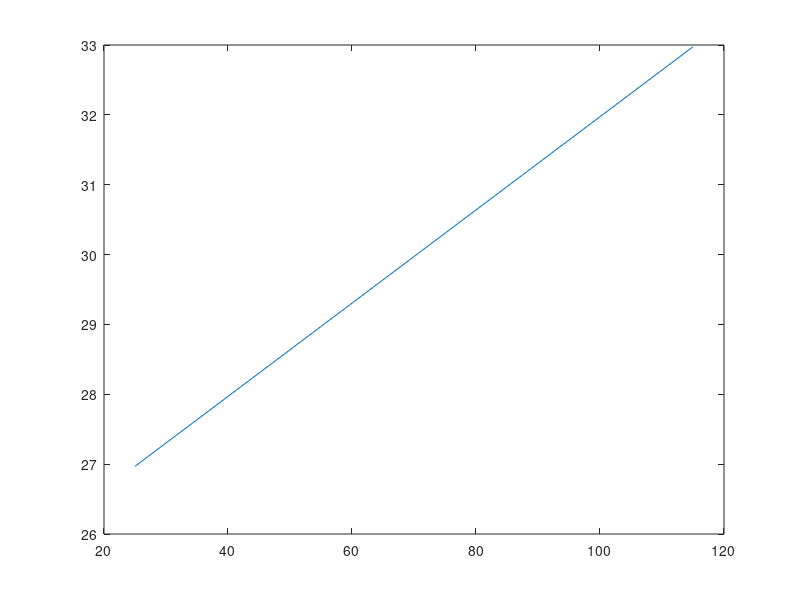

Reproduce this figure in MATLAB.

%cryo apagado, frecuencia de muestreo 400S/s
%mm indicados es nivel respecto al inicio del ambito de medida

vacio=[-6.534,-6.531,-6.535,-6.531,-6.533,-6.540,-6.532,-6.530,-6.530,-6.537,-6.535,-6.523,-6.543,-6.537,-6.533,-6.531,-6.528,-6.531,-6.537,-6.533,-6.544,-6.539,-6.522,-6.526,-6.543,-6.521,-6.532,-6.544,-6.532,-6.530,-6.534,-6.543,-6.539,-6.524,-6.524,-6.535,-6.528,-6.522,-6.548,-6.534,-6.526,-6.540,-6.527,-6.531,-6.534,-6.535,-6.539,-6.524,-6.536,-6.534,-6.542,-6.530,-6.533,-6.532,-6.533,-6.538,-6.538,-6.532,-6.526,-6.519,-6.521,-6.541,-6.530,-6.559,-6.546,-6.545,-6.537,-6.529,-6.532,-6.535,-6.517,-6.539,-6.529,-6.530,-6.538,-6.530,-6.534,-6.533,-6.541,-6.513,-6.543,-6.529,-6.537,-6.523,-6.535,-6.527,-6.543,-6.524,-6.538,-6.525,-6.527,-6.531,-6.539,-6.548,-6.543,-6.533,-6.537,-6.534,-6.537,-6.544];
vacio=mean(vacio);

nivel_25mm=[-4.285,-4.285,-4.282,-4.296,-4.286,-4.269,-4.287,-4.280,-4.279,-4.283,-4.284,-4.284,-4.289,-4.284,-4.267,-4.292,-4.267,-4.278,-4.278,-4.282,-4.281,-4.277,-4.278,-4.277,-4.278,-4.281,-4.290,-4.276,-4.295,-4.268,-4.280,-4.277,-4.278,-4.287,-4.290,-4.295,-4.261,-4.263,-4.279,-4.279,-4.281,-4.285,-4.278,-4.290,-4.266,-4.288,-4.293,-4.280,-4.276,-4.295,-4.275,-4.277,-4.274,-4.296,-4.278,-4.282,-4.278,-4.281,-4.292,-4.275,-4.275,-4.289,-4.275,-4.281,-4.280,-4.282,-4.277,-4.273,-4.283,-4.271,-4.283,-4.274,-4.271,-4.299,-4.259,-4.259,-4.282,-4.288,-4.287,-4.278,-4.280,-4.290,-4.282,-4.280,-4.290,-4.283,-4.279,-4.287,-4.286,-4.293,-4.271,-4.268,-4.295,-4.275,-4.280,-4.291,-4.276,-4.297,-4.289,-4.258];
nivel_25mm=mean(nivel_25mm);

nivel_35mm=[-3.646,-3.633,-3.632,-3.656,-3.641,-3.638,-3.634,-3.631,-3.630,-3.643,-3.645,-3.635,-3.620,-3.618,-3.640,-3.626,-3.629,-3.637,-3.641,-3.647,-3.598,-3.657,-3.637,-3.633,-3.664,-3.635,-3.619,-3.668,-3.643,-3.646,-3.638,-3.622,-3.632,-3.658,-3.631,-3.666,-3.622,-3.589,-3.672,-3.642,-3.647,-3.638,-3.648,-3.652,-3.650,-3.622,-3.648,-3.643,-3.633,-3.650,-3.637,-3.647,-3.658,-3.639,-3.636,-3.665,-3.671,-3.625,-3.617,-3.636,-3.648,-3.643,-3.642,-3.625,-3.652,-3.641,-3.644,-3.637,-3.637,-3.647,-3.648,-3.639,-3.653,-3.638,-3.648,-3.621,-3.658,-3.650,-3.638,-3.648,-3.659,-3.621,-3.679,-3.636,-3.641,-3.640,-3.656,-3.647,-3.643,-3.642,-3.636,-3.654,-3.668,-3.642,-3.643,-3.633,-3.641,-3.630,-3.647,-3.638];
nivel_35mm=mean(nivel_35mm);

nivel_45mm=[-2.976,-2.957,-2.990,-2.970,-2.996,-2.959,-2.992,-2.951,-2.971,-2.981,-2.985,-2.989,-2.968,-2.977,-2.973,-2.984,-2.989,-2.969,-2.969,-2.989,-2.987,-2.990,-2.974,-2.984,-2.978,-2.999,-2.984,-2.969,-2.969,-2.979,-2.983,-2.971,-2.959,-2.971,-2.979,-2.999,-2.956,-2.986,-2.980,-2.998,-2.988,-3.006,-2.996,-2.989,-3.007,-2.989,-3.001,-2.992,-2.993,-2.991,-3.030,-3.014,-2.963,-2.975,-2.984,-2.977,-2.987,-2.980,-2.993,-2.962,-2.973,-3.007,-2.969,-2.984,-2.973,-3.010,-2.984,-2.994,-2.963,-2.972,-2.988,-2.989,-2.983,-2.990,-2.983,-2.965,-2.986,-2.990,-3.000,-2.985,-2.989,-2.977,-2.989,-2.980,-3.000,-2.985,-2.977,-2.983,-2.995,-3.002,-2.992,-2.980,-2.973,-2.963,-2.983,-2.985,-2.986,-2.986,-2.983,-2.984];
nivel_45mm=mean(nivel_45mm);

nivel_55mm=[-2.304,-2.299,-2.306,-2.310,-2.300,-2.333,-2.322,-2.293,-2.283,-2.299,-2.309,-2.295,-2.298,-2.353,-2.301,-2.295,-2.300,-2.306,-2.312,-2.295,-2.306,-2.335,-2.317,-2.309,-2.289,-2.309,-2.284,-2.297,-2.321,-2.316,-2.311,-2.330,-2.311,-2.330,-2.321,-2.303,-2.285,-2.313,-2.293,-2.302,-2.298,-2.302,-2.328,-2.310,-2.288,-2.310,-2.299,-2.320,-2.300,-2.317,-2.317,-2.307,-2.319,-2.296,-2.321,-2.293,-2.315,-2.296,-2.306,-2.320,-2.291,-2.317,-2.299,-2.300,-2.306,-2.318,-2.304,-2.321,-2.289,-2.304,-2.307,-2.318,-2.297,-2.347,-2.307,-2.309,-2.309,-2.312,-2.329,-2.306,-2.329,-2.304,-2.299,-2.264,-2.298,-2.308,-2.304,-2.307,-2.302,-2.316,-2.320,-2.326,-2.318,-2.321,-2.290,-2.333,-2.311,-2.312,-2.301,-2.305];
nivel_55mm=mean(nivel_55mm);

nivel_65mm=[-1.618,-1.593,-1.592,-1.625,-1.620,-1.608,-1.557,-1.617,-1.641,-1.640,-1.622,-1.637,-1.615,-1.619,-1.621,-1.636,-1.636,-1.642,-1.611,-1.641,-1.625,-1.631,-1.627,-1.620,-1.647,-1.619,-1.631,-1.643,-1.645,-1.637,-1.632,-1.633,-1.638,-1.636,-1.640,-1.630,-1.635,-1.642,-1.627,-1.625,-1.643,-1.645,-1.631,-1.633,-1.632,-1.634,-1.612,-1.622,-1.620,-1.636,-1.629,-1.647,-1.624,-1.633,-1.639,-1.640,-1.630,-1.614,-1.645,-1.644,-1.627,-1.647,-1.610,-1.638,-1.639,-1.635,-1.652,-1.645,-1.647,-1.638,-1.634,-1.630,-1.628,-1.627,-1.648,-1.632,-1.625,-1.625,-1.630,-1.630,-1.613,-1.621,-1.651,-1.620,-1.639,-1.633,-1.641,-1.639,-1.642,-1.631,-1.636,-1.648,-1.637,-1.625,-1.620,-1.630,-1.627,-1.617,-1.634,-1.619];
nivel_65mm=mean(nivel_65mm);

nivel_75mm=[-0.979,-0.982,-0.968,-0.961,-0.964,-0.959,-0.930,-0.954,-0.960,-0.973,-0.958,-0.956,-0.953,-0.977,-0.982,-0.978,-0.958,-0.972,-0.974,-0.938,-0.975,-0.983,-0.962,-0.964,-0.966,-0.980,-0.969,-0.942,-0.946,-0.962,-0.935,-0.952,-0.949,-0.965,-0.952,-0.946,-0.978,-0.978,-0.976,-0.958,-0.955,-0.976,-0.951,-0.950,-0.977,-0.967,-0.963,-0.958,-0.960,-0.975,-0.976,-0.953,-0.955,-0.978,-0.944,-0.972,-0.961,-0.951,-0.957,-0.956,-0.944,-0.988,-0.944,-0.955,-0.967,-0.964,-0.973,-0.976,-0.994,-0.975,-0.981,-0.961,-0.967,-0.925,-0.943,-0.941,-0.939,-0.969,-0.955,-0.989,-0.969,-0.946,-0.955,-0.965,-0.967,-0.969,-0.951,-0.948,-0.950,-0.978,-0.959,-0.959,-0.934,-0.978,-0.945,-0.920,-0.951,-0.974,-0.958,-0.981];
nivel_75mm=mean(nivel_75mm);

nivel_85mm=[-0.288,-0.279,-0.293,-0.267,-0.258,-0.273,-0.268,-0.280,-0.281,-0.308,-0.292,-0.311,-0.265,-0.253,-0.284,-0.288,-0.281,-0.285,-0.280,-0.269,-0.264,-0.274,-0.272,-0.309,-0.294,-0.292,-0.275,-0.255,-0.267,-0.308,-0.267,-0.292,-0.291,-0.287,-0.287,-0.303,-0.255,-0.290,-0.276,-0.286,-0.284,-0.270,-0.265,-0.280,-0.270,-0.268,-0.271,-0.282,-0.274,-0.288,-0.266,-0.276,-0.305,-0.261,-0.290,-0.284,-0.262,-0.297,-0.279,-0.270,-0.291,-0.283,-0.250,-0.295,-0.294,-0.304,-0.262,-0.285,-0.312,-0.292,-0.268,-0.283,-0.277,-0.239,-0.262,-0.272,-0.278,-0.284,-0.286,-0.265,-0.271,-0.261,-0.276,-0.290,-0.275,-0.247,-0.284,-0.267,-0.273,-0.284,-0.265,-0.256,-0.249,-0.273,-0.286,-0.264,-0.257,-0.240,-0.265,-0.260];
nivel_85mm=mean(nivel_85mm);

%nivel_95mm=[];
%nivel_95mm=mean(nivel_95mm);
nivel_95mm=0.4761;
nivel_105mm=[1.232,1.252,1.209,1.254,1.211,1.229,1.235,1.247,1.221,1.153,1.208,1.216,1.203,1.182,1.233,1.240,1.270,1.272,1.274,1.269,1.150,1.179,1.210,1.190,1.253,1.228,1.228,1.202,1.106,1.261,1.148,1.202,1.240,1.234,1.312,1.277,1.199,1.315,1.186,1.248,1.294,1.327,1.207,1.236,1.227,1.218,1.237,1.200,1.241,1.287,1.282,1.229,1.284,1.241,1.215,1.218,1.180,1.191,1.139,1.194,1.209,1.257,1.237,1.298,1.243,1.224,1.275,1.175,1.181,1.227,1.232,1.224,1.229,1.252,1.196,1.317,1.168,1.273,1.193,1.224,1.219,1.211,1.163,1.242,1.206,1.254,1.281,1.193,1.223,1.229,1.275,1.272,1.237,1.223,1.202,1.256,1.281,1.253,1.193,1.247];
nivel_105mm=mean(nivel_105mm);

nivel_115mm=[2.373,2.401,2.427,2.407,2.404,2.432,2.346,2.369,2.415,2.440,2.409,2.384,2.380,2.385,2.451,2.368,2.413,2.450,2.403,2.392,2.367,2.373,2.415,2.401,2.474,2.366,2.361,2.365,2.351,2.417,2.405,2.356,2.382,2.379,1.581,1.663,1.714,1.611,1.656,1.624,1.609,1.629,1.629,1.639,1.652,1.677,1.685,1.665,1.642,1.692,1.644,1.606,1.658,1.656,1.648,1.654,1.638,1.639,1.663,1.659,1.652,1.648,1.644,1.623,1.629,1.595,1.608,1.611,1.607,1.685,1.649,1.647,1.610,1.567,1.579,1.570,1.769,1.874,1.793,1.629,1.637,2.407,2.359,1.953,2.139,2.177,1.665,2.355,2.300,2.370,2.354,1.922,1.625,1.673,1.622,1.649,1.628,1.613,1.635,1.665];
nivel_115mm=mean(nivel_115mm);



c=[nivel_25mm, nivel_35mm, nivel_45mm, nivel_55mm, nivel_65mm, nivel_75mm, nivel_85mm, nivel_95mm, nivel_105mm, nivel_115mm];
c= c+31.25;




% pendiente y offset (offset=capacidad de vacio)

hold off
nivel_mm= 25:10:115;
pendiente= (c(7)-c(1))/(nivel_mm(7)-nivel_mm(1));
offset= c(7)-pendiente*nivel_mm(7);
plot(nivel_mm, nivel_mm*pendiente+offset)

% pendiente y offset (offset=capacidad de vacio)






nivel_cm= 2.5:1:11.5;

p= polyfit(nivel_cm, c, 1);     %linealizo para encontrar inversa

c_eje= 24:1:31;

nivel_medido=(c_eje-p(2))*10/p(1);      % *10 porque la linealizacion estaba en cm y ahora quiero mm. 
%nivel medido pendiente: 10/p(1), offset: -p(2)*10/p(1)

%nivelTeorico_mm= c_eje*13.46163002-338.275482;     %expresion teori%ca


%hold off
%plot(c_eje, nivelTeor
hold on
%plot(c_eje,nivel_medido)


%cryo apagado, frecuencia de muestreo 400S/s
%mm indi